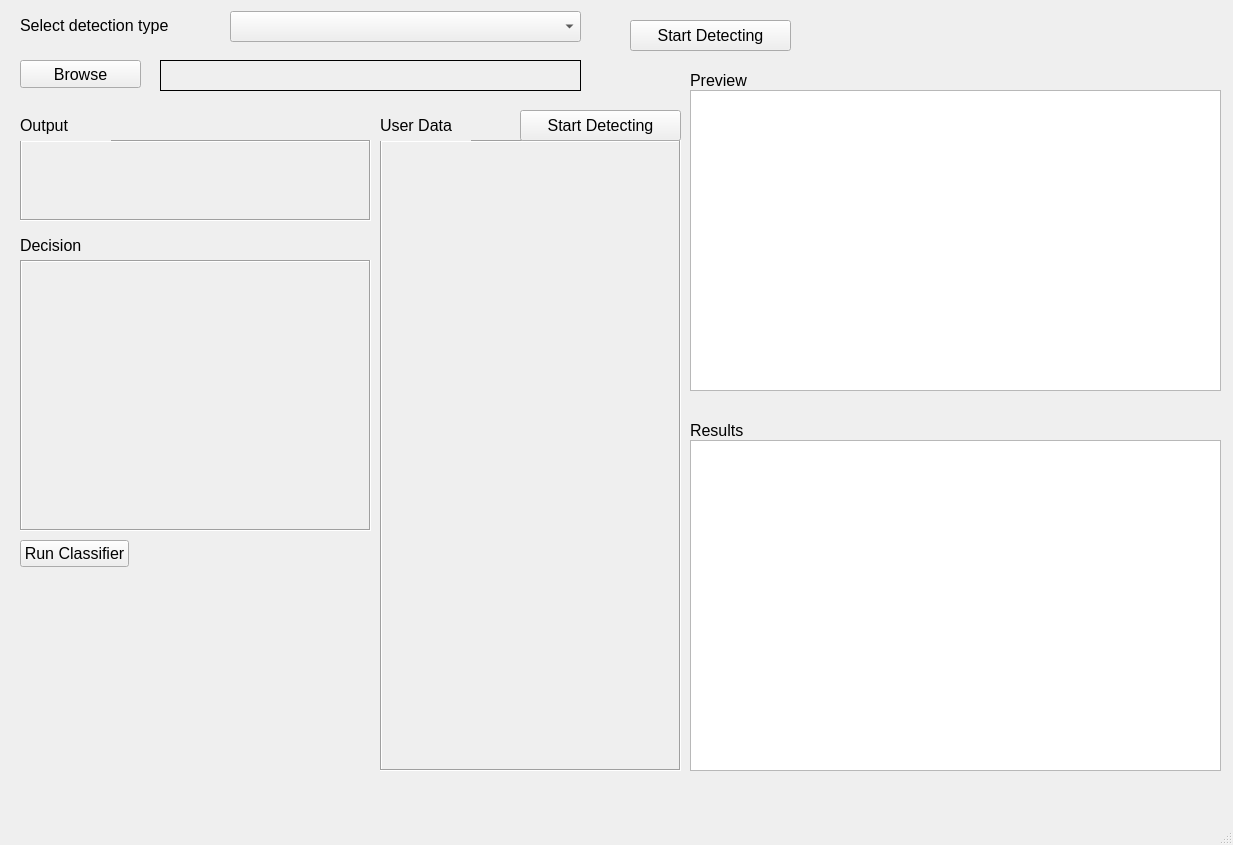
<?xml version="1.0" encoding="UTF-8"?>
<ui version="4.0">
 <class>MainWindow</class>
 <widget class="QMainWindow" name="MainWindow">
  <property name="geometry">
   <rect>
    <x>0</x>
    <y>0</y>
    <width>1233</width>
    <height>845</height>
   </rect>
  </property>
  <property name="windowTitle">
   <string>CMSAT</string>
  </property>
  <widget class="QWidget" name="centralwidget">
   <widget class="QPushButton" name="Btn_Browse">
    <property name="geometry">
     <rect>
      <x>20</x>
      <y>60</y>
      <width>121</width>
      <height>28</height>
     </rect>
    </property>
    <property name="font">
     <font>
      <pointsize>12</pointsize>
     </font>
    </property>
    <property name="text">
     <string>Browse</string>
    </property>
   </widget>
   <widget class="QComboBox" name="comboBox">
    <property name="geometry">
     <rect>
      <x>230</x>
      <y>11</y>
      <width>351</width>
      <height>31</height>
     </rect>
    </property>
    <property name="font">
     <font>
      <pointsize>12</pointsize>
     </font>
    </property>
   </widget>
   <widget class="QPushButton" name="Btn_Start">
    <property name="geometry">
     <rect>
      <x>630</x>
      <y>20</y>
      <width>161</width>
      <height>31</height>
     </rect>
    </property>
    <property name="font">
     <font>
      <pointsize>12</pointsize>
     </font>
    </property>
    <property name="text">
     <string>Start Detecting</string>
    </property>
   </widget>
   <widget class="QLabel" name="label">
    <property name="geometry">
     <rect>
      <x>20</x>
      <y>10</y>
      <width>201</width>
      <height>31</height>
     </rect>
    </property>
    <property name="font">
     <font>
      <pointsize>12</pointsize>
     </font>
    </property>
    <property name="autoFillBackground">
     <bool>true</bool>
    </property>
    <property name="text">
     <string>Select detection type</string>
    </property>
   </widget>
   <widget class="QLabel" name="label_filename">
    <property name="geometry">
     <rect>
      <x>160</x>
      <y>60</y>
      <width>421</width>
      <height>31</height>
     </rect>
    </property>
    <property name="autoFillBackground">
     <bool>true</bool>
    </property>
    <property name="frameShape">
     <enum>QFrame::Box</enum>
    </property>
    <property name="text">
     <string/>
    </property>
   </widget>
   <widget class="QGraphicsView" name="graphicsView_prev">
    <property name="geometry">
     <rect>
      <x>690</x>
      <y>90</y>
      <width>531</width>
      <height>301</height>
     </rect>
    </property>
   </widget>
   <widget class="QGraphicsView" name="graphicsView_res">
    <property name="geometry">
     <rect>
      <x>690</x>
      <y>440</y>
      <width>531</width>
      <height>331</height>
     </rect>
    </property>
   </widget>
   <widget class="QLabel" name="label_2">
    <property name="geometry">
     <rect>
      <x>690</x>
      <y>70</y>
      <width>91</width>
      <height>20</height>
     </rect>
    </property>
    <property name="font">
     <font>
      <pointsize>12</pointsize>
     </font>
    </property>
    <property name="autoFillBackground">
     <bool>true</bool>
    </property>
    <property name="text">
     <string>Preview</string>
    </property>
   </widget>
   <widget class="QLabel" name="label_3">
    <property name="geometry">
     <rect>
      <x>690</x>
      <y>420</y>
      <width>91</width>
      <height>20</height>
     </rect>
    </property>
    <property name="font">
     <font>
      <pointsize>12</pointsize>
     </font>
    </property>
    <property name="autoFillBackground">
     <bool>true</bool>
    </property>
    <property name="text">
     <string>Results</string>
    </property>
   </widget>
   <widget class="QLabel" name="label_4">
    <property name="geometry">
     <rect>
      <x>20</x>
      <y>230</y>
      <width>91</width>
      <height>31</height>
     </rect>
    </property>
    <property name="font">
     <font>
      <pointsize>12</pointsize>
     </font>
    </property>
    <property name="autoFillBackground">
     <bool>true</bool>
    </property>
    <property name="text">
     <string>Decision</string>
    </property>
   </widget>
   <widget class="QLabel" name="label_des">
    <property name="geometry">
     <rect>
      <x>20</x>
      <y>260</y>
      <width>351</width>
      <height>271</height>
     </rect>
    </property>
    <property name="font">
     <font>
      <pointsize>12</pointsize>
     </font>
    </property>
    <property name="autoFillBackground">
     <bool>true</bool>
    </property>
    <property name="frameShape">
     <enum>QFrame::Box</enum>
    </property>
    <property name="frameShadow">
     <enum>QFrame::Sunken</enum>
    </property>
    <property name="text">
     <string/>
    </property>
    <property name="alignment">
     <set>Qt::AlignLeading|Qt::AlignLeft|Qt::AlignTop</set>
    </property>
    <property name="wordWrap">
     <bool>true</bool>
    </property>
   </widget>
   <widget class="QLabel" name="label_6">
    <property name="geometry">
     <rect>
      <x>0</x>
      <y>0</y>
      <width>1231</width>
      <height>801</height>
     </rect>
    </property>
    <property name="text">
     <string/>
    </property>
    <property name="pixmap">
     <pixmap>background.jpg</pixmap>
    </property>
    <property name="scaledContents">
     <bool>true</bool>
    </property>
   </widget>
   <widget class="QLabel" name="label_output">
    <property name="geometry">
     <rect>
      <x>20</x>
      <y>140</y>
      <width>351</width>
      <height>81</height>
     </rect>
    </property>
    <property name="font">
     <font>
      <pointsize>12</pointsize>
     </font>
    </property>
    <property name="autoFillBackground">
     <bool>true</bool>
    </property>
    <property name="frameShape">
     <enum>QFrame::Box</enum>
    </property>
    <property name="frameShadow">
     <enum>QFrame::Sunken</enum>
    </property>
    <property name="text">
     <string/>
    </property>
    <property name="alignment">
     <set>Qt::AlignLeading|Qt::AlignLeft|Qt::AlignTop</set>
    </property>
    <property name="wordWrap">
     <bool>true</bool>
    </property>
   </widget>
   <widget class="QLabel" name="label_resRep">
    <property name="geometry">
     <rect>
      <x>20</x>
      <y>110</y>
      <width>91</width>
      <height>31</height>
     </rect>
    </property>
    <property name="font">
     <font>
      <pointsize>12</pointsize>
     </font>
    </property>
    <property name="autoFillBackground">
     <bool>true</bool>
    </property>
    <property name="text">
     <string>Output</string>
    </property>
   </widget>
   <widget class="QWidget" name="formLayoutWidget">
    <property name="geometry">
     <rect>
      <x>20</x>
      <y>540</y>
      <width>351</width>
      <height>211</height>
     </rect>
    </property>
    <layout class="QFormLayout" name="formLayout">
     <item row="0" column="0">
      <widget class="QPushButton" name="Btn_Classifier">
       <property name="font">
        <font>
         <pointsize>12</pointsize>
        </font>
       </property>
       <property name="text">
        <string>Run Classifier</string>
       </property>
      </widget>
     </item>
     <item row="1" column="0" colspan="2">
      <widget class="QLabel" name="label_classifierRep">
       <property name="font">
        <font>
         <pointsize>11</pointsize>
        </font>
       </property>
       <property name="autoFillBackground">
        <bool>true</bool>
       </property>
       <property name="text">
        <string/>
       </property>
      </widget>
     </item>
    </layout>
   </widget>
   <widget class="QLabel" name="label_database">
    <property name="geometry">
     <rect>
      <x>380</x>
      <y>140</y>
      <width>301</width>
      <height>631</height>
     </rect>
    </property>
    <property name="font">
     <font>
      <pointsize>12</pointsize>
     </font>
    </property>
    <property name="autoFillBackground">
     <bool>true</bool>
    </property>
    <property name="frameShape">
     <enum>QFrame::Box</enum>
    </property>
    <property name="frameShadow">
     <enum>QFrame::Sunken</enum>
    </property>
    <property name="text">
     <string/>
    </property>
    <property name="alignment">
     <set>Qt::AlignLeading|Qt::AlignLeft|Qt::AlignTop</set>
    </property>
    <property name="wordWrap">
     <bool>true</bool>
    </property>
   </widget>
   <widget class="QLabel" name="label_resRep_2">
    <property name="geometry">
     <rect>
      <x>380</x>
      <y>110</y>
      <width>91</width>
      <height>31</height>
     </rect>
    </property>
    <property name="font">
     <font>
      <pointsize>12</pointsize>
     </font>
    </property>
    <property name="autoFillBackground">
     <bool>true</bool>
    </property>
    <property name="text">
     <string>User Data</string>
    </property>
   </widget>
   <widget class="QPushButton" name="Btn_getData">
    <property name="geometry">
     <rect>
      <x>520</x>
      <y>110</y>
      <width>161</width>
      <height>31</height>
     </rect>
    </property>
    <property name="font">
     <font>
      <pointsize>12</pointsize>
     </font>
    </property>
    <property name="text">
     <string>Start Detecting</string>
    </property>
   </widget>
   <zorder>label_6</zorder>
   <zorder>Btn_Browse</zorder>
   <zorder>comboBox</zorder>
   <zorder>Btn_Start</zorder>
   <zorder>label</zorder>
   <zorder>label_filename</zorder>
   <zorder>graphicsView_prev</zorder>
   <zorder>graphicsView_res</zorder>
   <zorder>label_2</zorder>
   <zorder>label_3</zorder>
   <zorder>label_4</zorder>
   <zorder>label_des</zorder>
   <zorder>label_output</zorder>
   <zorder>label_resRep</zorder>
   <zorder>formLayoutWidget</zorder>
   <zorder>label_database</zorder>
   <zorder>label_resRep_2</zorder>
   <zorder>Btn_getData</zorder>
  </widget>
  <widget class="QMenuBar" name="menubar">
   <property name="geometry">
    <rect>
     <x>0</x>
     <y>0</y>
     <width>1233</width>
     <height>26</height>
    </rect>
   </property>
  </widget>
  <widget class="QStatusBar" name="statusbar"/>
 </widget>
 <resources/>
 <connections/>
</ui>
